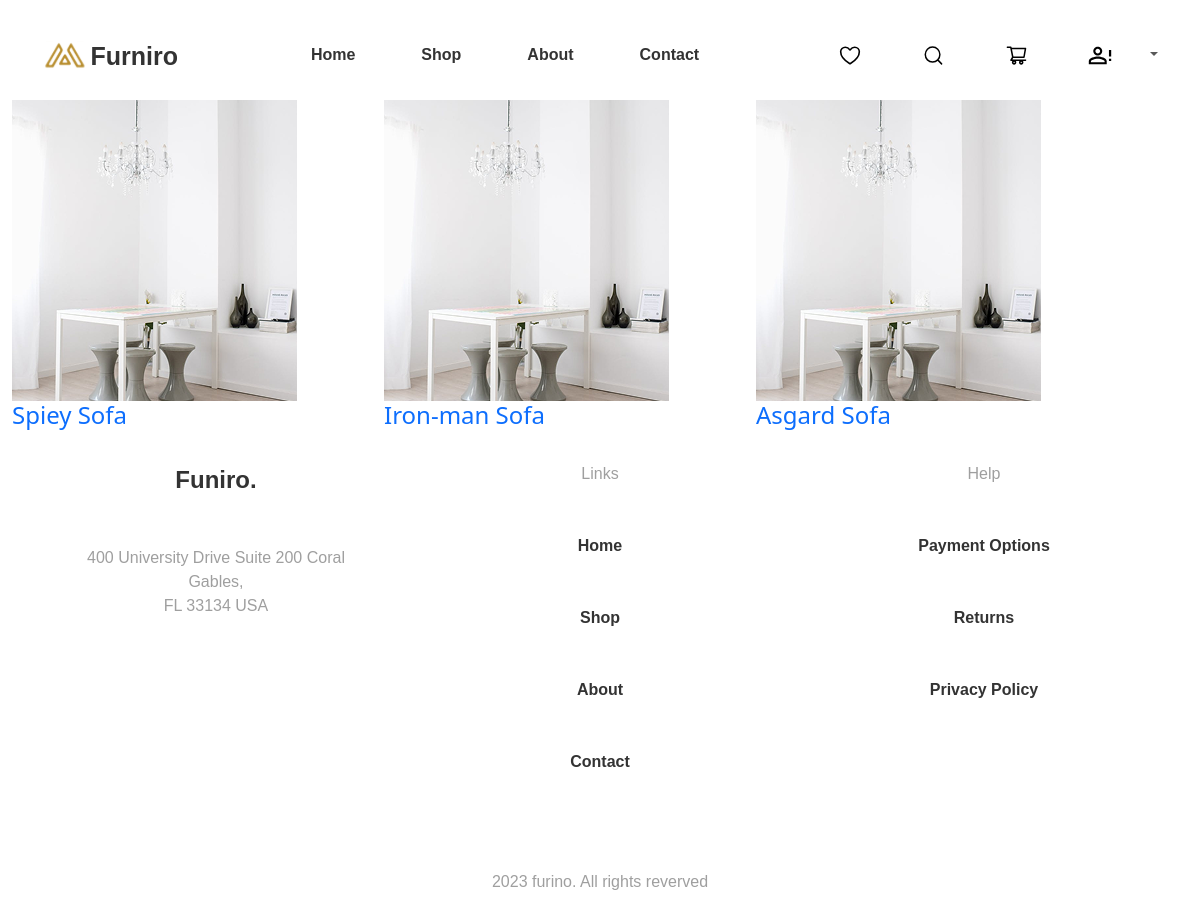
Screenshot of /sofa_categories/ with the database file from the repository.
### core/models.py (models this page shows, shortened)
class Furniture(models.Model):
    Category_Choice = [
        ("CHAIR", 'Chair'),
        ("SOFA", 'Sofa'),
        ('TABLE', 'Table')
    ]
    name = models.CharField(max_length=255)
    category = models.CharField(max_length=20, choices= Category_Choice)
    small_description = models.CharField(max_length=255)
    description = models.TextField()
    selling_price = models.IntegerField()
    discounted_price = models.IntegerField()
    percentage = models.IntegerField(default=0)
    price_and_quantity_total = models.IntegerField(default=0)
    furniture_img = models.ImageField(upload_to="furniture_img")

### core/views.py (the view)
# urls.py: path('sofa_categories/', views.sofa_categories, name='sofa'),
def sofa_categories(request):
    sc = Furniture.objects.filter(category = 'SOFA')
    return render(request, 'core/sofa_categories.html', {'sc': sc})

### core/templates/core/sofa_categories.html (shortened to what this page needs)
{% extends "core/base.html" %}
{% load static %}
{% block content %}
<div class="container row">
    {% for sc in sc  %}
    <div class="col-lg-4">
        <a href="{% url "single" sc.id %}" style = 'text-decoration: none;'>
            <img clas='img-fluid' src="{{sc.furniture_img.url}}" alt="">
            <h4>{{sc.name}}</h4>
        </a>
    </div>
    {% endfor %}
</div>
{% endblock content %}

### core/static/core/css/home.css (style rules this page uses)
:root { --pure: #FFFFFF; --dark: #333333; --grey: #9F9F9F; --text_grey: #616161; --grid-grey: #F4F5F7; --primary_brown: #FFF3E3; --secondary_brown: #B88E2F; --red: #E97171; --green: #2EC1AC; }
* { margin: 0; padding: 0; box-sizing: border-box; }

### rows the page displays
Furniture: furniture_img (picture), name "Spiey Sofa"
Furniture: furniture_img (picture), name "Iron-man Sofa"
Furniture: furniture_img (picture), name "Asgard Sofa"
